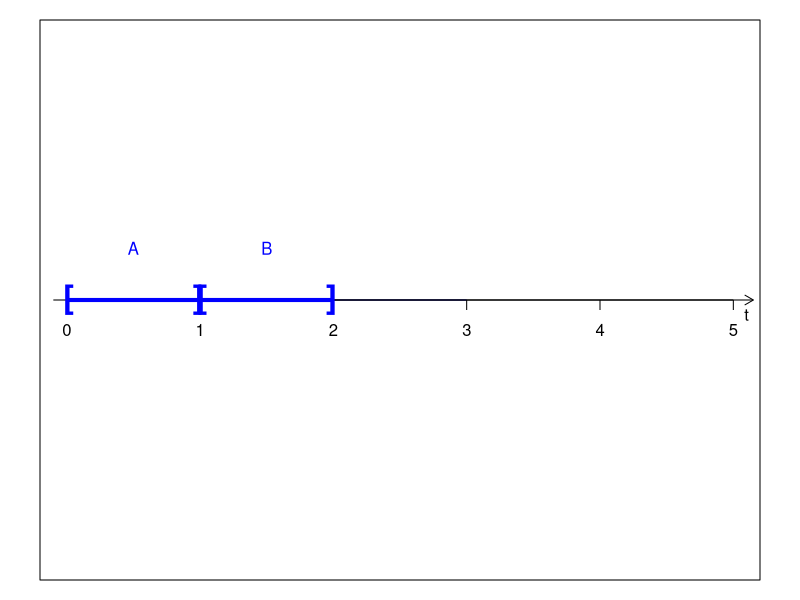
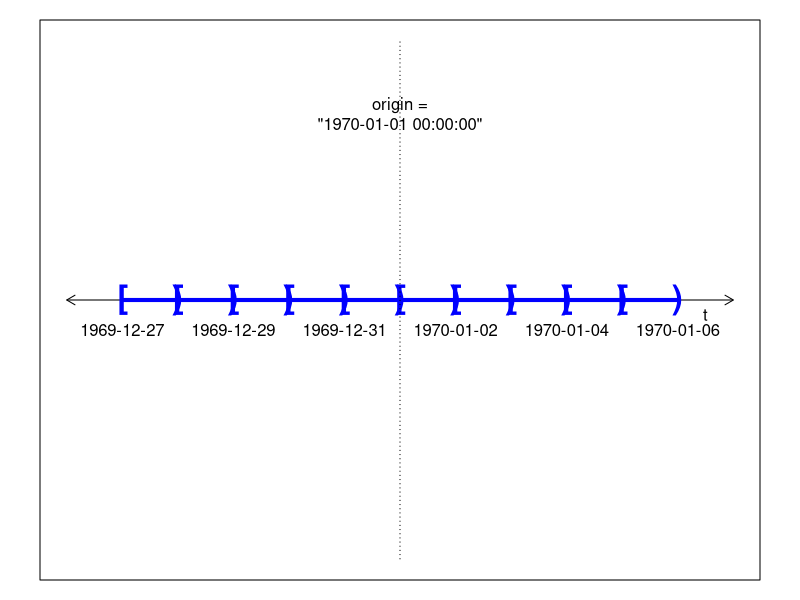
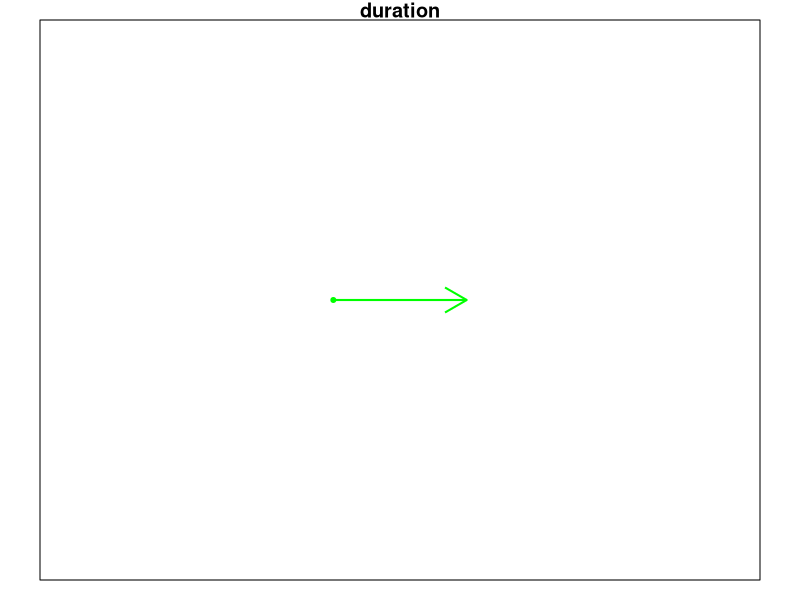

Here is the R script that generated these plots, in order:
## ---- chunk 1
#plot.window(xlim=c(0,5), ylim=c(-.5, .5))
par(mar=c(1,2,1,2))
par(lend="butt")
plot(c(2,3), c(0,0), col="blue", type = "l", 
     axes=F, xlim=c(0,5), ylim=c(-.5, .5), 
     xlab="", ylab="")
axis(1, pos=0)
arrows(x0=-.1, y0=0, x1=5.15, length=.1)
text(5.1, 0, "t", pos = 1)
box()

segments(x0=0.01, y0=0, x1=0.99, col="blue", lwd =4)
text(x=0.013, y=0, "[", col="blue", font = 2, cex=2)
text(x=0.987, y=0, "]", col="blue", font = 2, cex=2)
text(x=0.5, y= .1, "A", col="blue")

segments(x0=1.01, y0=0, x1=1.99, col="blue", lwd =4)
text(x=1.013, y=0, "[", col="blue", font = 2, cex=2)
text(x=1.987, y=0, "]", col="blue", font = 2, cex=2)
text(x=1.5, y= .1, "B", col="blue")

#segments(x0=4.01, y0=0, x1=4.99, col="blue", lwd =4)
#text(x=4.01, y=0, "[", col="blue", font = 2, cex=2)
#text(x=4.987, y=0, "]", col="blue", font = 2, cex=2)
#text(x=4.5, y= .1, "C", col="blue")
## ---- chunk 2
n = 5
a <- as.POSIXct((-n:n)*60*60*24, origin = "1970-01-01 00:00:00", tz="UTC")
a
## ---- chunk 3
#plot.window(xlim=c(0,5), ylim=c(-.5, .5))
par(mar=c(1,2,1,2))
par(lend="butt")
NDaysInSecs <- 60*60*24*n
RadiusOfWindow <- NDaysInSecs + 60*60*24
plot(a, y=rep(0, 2*n+1), type = "l", axes = F, 
     ylim=c(-1, 1), xlim = c(-RadiusOfWindow, RadiusOfWindow),
     xlab="", ylab="")
axis(1, at=a, labels=a, pos=0)
arrows(x0=a[1]-60*60*24, y0=0, x1=a[2*n+1]+60*60*24, length=.1, code = 3)
text(a[2*n+1]+60*60*12, 0, "t", pos = 1)
segments(x0=a[1:(2*n)], y0=0, x1=a[2:(2*n+1)], col="blue", lwd =4)
for (i in 1:(2*n)) text(x=a[i] + 15*60, y=0, "[", col="blue", font = 2, cex=2)
for (i in 2:(2*n+1)) text(x=a[i] - 15*60, y=0, ")", col="blue", font = 2, cex=2)
axis(2, pos=0, labels = FALSE, lwd.ticks=0, lty="dotted")
text(0, .8, "origin =\n\"1970-01-01 00:00:00\"", pos=1)
box()
## ---- chunk 4
par(mar=c(1,2,1,2))
plot(2, 0, xlim=c(0,5), ylim=c(-.5, .5), col="green", pch = 20, axes=F, 
     xlab="", ylab="", main="duration")
arrows(x0=2, y0=0, x1=3, col="green", lwd =2)
box()
